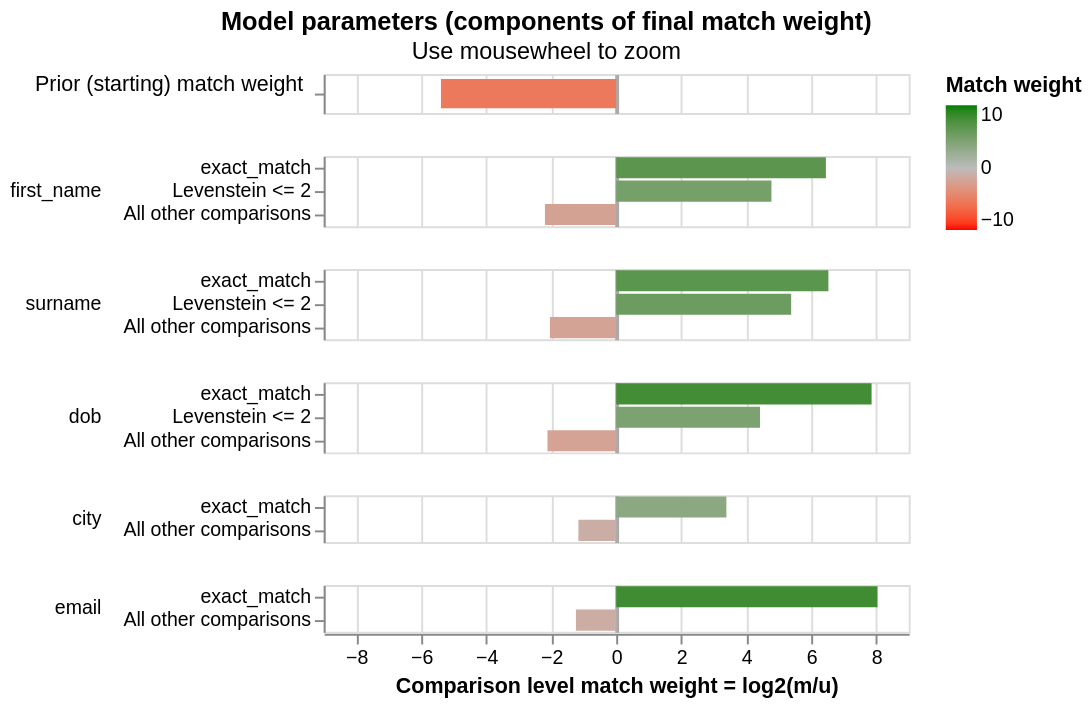

Notebook cell for this chart:
### Code cell
linker.visualisations.match_weights_chart()

### Figure 1 — Vega-Lite specification as saved in the notebook (floating-point values rounded to 4 significant figures)
{"config": {"view": {"continuousWidth": 300, "continuousHeight": 300, "discreteHeight": 60, "discreteWidth": 400}, "header": {"title": null}, "mark": {"tooltip": null}, "title": {"anchor": "middle"}}, "vconcat": [{"mark": {"type": "bar", "clip": true, "height": 15}, "encoding": {"color": {"field": "log2_bayes_factor", "scale": {"domain": [-10, 0, 10], "interpolate": "lab", "range": ["red", "#bbbbbb", "green"]}, "title": "Match weight", "type": "quantitative"}, "tooltip": [{"field": "comparison_name", "title": "Comparison name", "type": "nominal"}, {"field": "probability_two_random_records_match", "format": ".4f", "title": "Probability two random records match", "type": "nominal"}, {"field": "log2_bayes_factor", "format": ",.4f", "title": "Equivalent match weight", "type": "quantitative"}, {"field": "bayes_factor_description", "title": "Match weight description", "type": "nominal"}], "x": {"axis": {"domain": false, "gridColor": {"condition": {"test": "abs(datum.value / 10)  <= 1 & datum.value % 10 === 0", "value": "#aaa"}, "value": "#ddd"}, "gridDash": {"condition": {"test": "abs(datum.value / 10) == 1", "value": [3]}, "value": null}, "gridWidth": {"condition": {"test": "abs(datum.value / 10)  <= 1 & datum.value % 10 === 0", "value": 2}, "value": 1}, "labels": false, "ticks": false, "title": ""}, "field": "log2_bayes_factor", "scale": {"domain": [-9, 9]}, "type": "quantitative"}, "y": {"axis": {"title": "Prior (starting) match weight", "titleAlign": "right", "titleAngle": 0, "titleFontWeight": "normal"}, "field": "label_for_charts", "sort": {"field": "comparison_vector_value", "order": "descending"}, "type": "nominal"}}, "height": 20, "transform": [{"filter": "(datum.comparison_name == 'probability_two_random_records_match')"}]}, {"mark": {"type": "bar", "clip": true}, "encoding": {"color": {"field": "log2_bayes_factor", "scale": {"domain": [-10, 0, 10], "interpolate": "lab", "range": ["red", "#bbbbbb", "green"]}, "title": "Match weight", "type": "quantitative"}, "row": {"field": "comparison_name", "header": {"labelAlign": "left", "labelAnchor": "middle", "labelAngle": 0}, "sort": {"field": "comparison_sort_order"}, "type": "nominal"}, "tooltip": [{"field": "comparison_name", "title": "Comparison name", "type": "nominal"}, {"field": "label_for_charts", "title": "Label", "type": "ordinal"}, {"field": "sql_condition", "title": "SQL condition", "type": "nominal"}, {"field": "m_probability", "format": ".10~g", "title": "M probability", "type": "quantitative"}, {"field": "u_probability", "format": ".10~g", "title": "U probability", "type": "quantitative"}, {"field": "bayes_factor", "format": ",.6f", "title": "Bayes factor = m/u", "type": "quantitative"}, {"field": "log2_bayes_factor", "format": ".4~g", "title": "Match weight = log2(m/u)", "type": "quantitative"}, {"field": "bayes_factor_description", "title": "Match weight description", "type": "nominal"}, {"field": "m_probability_description", "title": "m probability description", "type": "nominal"}, {"field": "u_probability_description", "title": "u probability description", "type": "nominal"}], "x": {"axis": {"gridColor": {"condition": {"test": "abs(datum.value / 10)  <= 1 & datum.value % 10 === 0", "value": "#aaa"}, "value": "#ddd"}, "gridDash": {"condition": {"test": "abs(datum.value / 10) == 1", "value": [3]}, "value": null}, "gridWidth": {"condition": {"test": "abs(datum.value / 10)  <= 1 & datum.value % 10 === 0", "value": 2}, "value": 1}, "title": "Comparison level match weight = log2(m/u)"}, "field": "log2_bayes_factor", "scale": {"domain": [-9, 9]}, "type": "quantitative"}, "y": {"axis": {"title": null}, "field": "label_for_charts", "sort": {"field": "comparison_vector_value", "order": "descending"}, "type": "nominal"}}, "height": {"step": 12}, "resolve": {"axis": {"y": "independent"}, "scale": {"y": "independent"}}, "transform": [{"filter": "(datum.comparison_name != 'probability_two_random_records_match')"}]}], "data": {"name": "data-6ca003966979c2a5e8a5b32928529046"}, "params": [{"name": "mouse_zoom", "select": {"type": "interval", "encodings": ["x"]}, "bind": "scales", "views": []}], "resolve": {"axis": {"y": "independent"}, "scale": {"y": "independent"}}, "title": {"text": "Model parameters (components of final match weight)", "subtitle": "Use mousewheel to zoom"}, "$schema": "https://vega.github.io/schema/vega-lite/v5.9.3.json", "datasets": {"data-6ca003966979c2a5e8a5b32928529046": [{"comparison_name": "probability_two_random_records_match", "sql_condition": null, "label_for_charts": "", "m_probability": null, "u_probability": null, "m_probability_description": null, "u_probability_description": null, "has_tf_adjustments": false, "tf_adjustment_column": null, "tf_adjustment_weight": null, "is_null_level": false, "bayes_factor": 0.02382, "log2_bayes_factor": -5.392, "comparison_vector_value": 0, "max_comparison_vector_value": 0, "bayes_factor_description": "The probability that two random records drawn at random match is 0.023 or one in  43.0 records.This is equivalent to a starting match weight of -5.392.", "probability_two_random_records_match": 0.02326, "comparison_sort_order": -1}, {"comparison_name": "first_name", "sql_condition": "first_name_l = first_name_r", "label_for_charts": "exact_match", "m_probability": 0.5074, "u_probability": 0.005794, "m_probability_description": "Amongst matching record comparisons, 50.74% of records (i.e. one in 1.971) are in the exact_match comparison level", "u_probability_description": "Amongst non-matching record comparisons, 0.5794% of records (i.e. one in 173) are in the exact_match comparison level", "has_tf_adjustments": true, "tf_adjustment_column": "first_name", "tf_adjustment_weight": 1.0, "is_null_level": false, "bayes_factor": 87.57, "log2_bayes_factor": 6.452, "comparison_vector_value": 2, "max_comparison_vector_value": 2, "bayes_factor_description": "If comparison level is `exact_match` then comparison is 87.57 times more likely to be a match", "probability_two_random_records_match": 0.02326, "comparison_sort_order": 0}, {"comparison_name": "first_name", "sql_condition": "levenshtein(first_name_l, first_name_r) <= 2", "label_for_charts": "Levenstein <= 2", "m_probability": 0.2774, "u_probability": 0.01012, "m_probability_description": "Amongst matching record comparisons, 27.74% of records (i.e. one in 3.605) are in the levenstein <= 2 comparison level", "u_probability_description": "Amongst non-matching record comparisons, 1.012% of records (i.e. one in 98.82) are in the levenstein <= 2 comparison level", "has_tf_adjustments": false, "tf_adjustment_column": null, "tf_adjustment_weight": 1.0, "is_null_level": false, "bayes_factor": 27.41, "log2_bayes_factor": 4.777, "comparison_vector_value": 1, "max_comparison_vector_value": 2, "bayes_factor_description": "If comparison level is `levenstein <= 2` then comparison is 27.41 times more likely to be a match", "probability_two_random_records_match": 0.02326, "comparison_sort_order": 0}, {"comparison_name": "first_name", "sql_condition": "ELSE", "label_for_charts": "All other comparisons", "m_probability": 0.2153, "u_probability": 0.9841, "m_probability_description": "Amongst matching record comparisons, 21.53% of records (i.e. one in 4.645) are in the all other comparisons comparison level", "u_probability_description": "Amongst non-matching record comparisons, 98.41% of records (i.e. one in 1.016) are in the all other comparisons comparison level", "has_tf_adjustments": false, "tf_adjustment_column": null, "tf_adjustment_weight": 1.0, "is_null_level": false, "bayes_factor": 0.2188, "log2_bayes_factor": -2.193, "comparison_vector_value": 0, "max_comparison_vector_value": 2, "bayes_factor_description": "If comparison level is `all other comparisons` then comparison is 4.571 times less likely to be a match", "probability_two_random_records_match": 0.02326, "comparison_sort_order": 0}, {"comparison_name": "surname", "sql_condition": "surname_l = surname_r", "label_for_charts": "exact_match", "m_probability": 0.4518, "u_probability": 0.00489, "m_probability_description": "Amongst matching record comparisons, 45.18% of records (i.e. one in 2.214) are in the exact_match comparison level", "u_probability_description": "Amongst non-matching record comparisons, 0.489% of records (i.e. one in 204) are in the exact_match comparison level", "has_tf_adjustments": true, "tf_adjustment_column": "surname", "tf_adjustment_weight": 1.0, "is_null_level": false, "bayes_factor": 92.39, "log2_bayes_factor": 6.53, "comparison_vector_value": 2, "max_comparison_vector_value": 2, "bayes_factor_description": "If comparison level is `exact_match` then comparison is 92.39 times more likely to be a match", "probability_two_random_records_match": 0.02326, "comparison_sort_order": 1}, {"comparison_name": "surname", "sql_condition": "levenshtein(surname_l, surname_r) <= 2", "label_for_charts": "Levenstein <= 2", "m_probability": 0.3078, "u_probability": 0.007374, "m_probability_description": "Amongst matching record comparisons, 30.78% of records (i.e. one in 3.249) are in the levenstein <= 2 comparison level", "u_probability_description": "Amongst non-matching record comparisons, 0.7374% of records (i.e. one in 136) are in the levenstein <= 2 comparison level", "has_tf_adjustments": false, "tf_adjustment_column": null, "tf_adjustment_weight": 1.0, "is_null_level": false, "bayes_factor": 41.74, "log2_bayes_factor": 5.384, "comparison_vector_value": 1, "max_comparison_vector_value": 2, "bayes_factor_description": "If comparison level is `levenstein <= 2` then comparison is 41.74 times more likely to be a match", "probability_two_random_records_match": 0.02326, "comparison_sort_order": 1}, {"comparison_name": "surname", "sql_condition": "ELSE", "label_for_charts": "All other comparisons", "m_probability": 0.2404, "u_probability": 0.9877, "m_probability_description": "Amongst matching record comparisons, 24.04% of records (i.e. one in 4.159) are in the all other comparisons comparison level", "u_probability_description": "Amongst non-matching record comparisons, 98.77% of records (i.e. one in 1.012) are in the all other comparisons comparison level", "has_tf_adjustments": false, "tf_adjustment_column": null, "tf_adjustment_weight": 1.0, "is_null_level": false, "bayes_factor": 0.2434, "log2_bayes_factor": -2.039, "comparison_vector_value": 0, "max_comparison_vector_value": 2, "bayes_factor_description": "If comparison level is `all other comparisons` then comparison is 4.108 times less likely to be a match", "probability_two_random_records_match": 0.02326, "comparison_sort_order": 1}, {"comparison_name": "dob", "sql_condition": "dob_l = dob_r", "label_for_charts": "exact_match", "m_probability": 0.4055, "u_probability": 0.001748, "m_probability_description": "Amongst matching record comparisons, 40.55% of records (i.e. one in 2.466) are in the exact_match comparison level", "u_probability_description": "Amongst non-matching record comparisons, 0.1748% of records (i.e. one in 572) are in the exact_match comparison level", "has_tf_adjustments": true, "tf_adjustment_column": "dob", "tf_adjustment_weight": 1.0, "is_null_level": false, "bayes_factor": 232.0, "log2_bayes_factor": 7.858, "comparison_vector_value": 2, "max_comparison_vector_value": 2, "bayes_factor_description": "If comparison level is `exact_match` then comparison is 232 times more likely to be a match", "probability_two_random_records_match": 0.02326, "comparison_sort_order": 2}, {"comparison_name": "dob", "sql_condition": "levenshtein(dob_l, dob_r) <= 2", "label_for_charts": "Levenstein <= 2", "m_probability": 0.3679, "u_probability": 0.01712, "m_probability_description": "Amongst matching record comparisons, 36.79% of records (i.e. one in 2.718) are in the levenstein <= 2 comparison level", "u_probability_description": "Amongst non-matching record comparisons, 1.712% of records (i.e. one in 58.41) are in the levenstein <= 2 comparison level", "has_tf_adjustments": false, "tf_adjustment_column": null, "tf_adjustment_weight": 1.0, "is_null_level": false, "bayes_factor": 21.49, "log2_bayes_factor": 4.426, "comparison_vector_value": 1, "max_comparison_vector_value": 2, "bayes_factor_description": "If comparison level is `levenstein <= 2` then comparison is 21.49 times more likely to be a match", "probability_two_random_records_match": 0.02326, "comparison_sort_order": 2}, {"comparison_name": "dob", "sql_condition": "ELSE", "label_for_charts": "All other comparisons", "m_probability": 0.2265, "u_probability": 0.9811, "m_probability_description": "Amongst matching record comparisons, 22.65% of records (i.e. one in 4.414) are in the all other comparisons comparison level", "u_probability_description": "Amongst non-matching record comparisons, 98.11% of records (i.e. one in 1.019) are in the all other comparisons comparison level", "has_tf_adjustments": false, "tf_adjustment_column": null, "tf_adjustment_weight": 1.0, "is_null_level": false, "bayes_factor": 0.2309, "log2_bayes_factor": -2.115, "comparison_vector_value": 0, "max_comparison_vector_value": 2, "bayes_factor_description": "If comparison level is `all other comparisons` then comparison is 4.331 times less likely to be a match", "probability_two_random_records_match": 0.02326, "comparison_sort_order": 2}, {"comparison_name": "city", "sql_condition": "city_l = city_r", "label_for_charts": "exact_match", "m_probability": 0.5782, "u_probability": 0.05515, "m_probability_description": "Amongst matching record comparisons, 57.82% of records (i.e. one in 1.729) are in the exact_match comparison level", "u_probability_description": "Amongst non-matching record comparisons, 5.515% of records (i.e. one in 18.13) are in the exact_match comparison level", "has_tf_adjustments": true, "tf_adjustment_column": "city", "tf_adjustment_weight": 1.0, "is_null_level": false, "bayes_factor": 10.48, "log2_bayes_factor": 3.39, "comparison_vector_value": 1, "max_comparison_vector_value": 1, "bayes_factor_description": "If comparison level is `exact_match` then comparison is 10.48 times more likely to be a match", "probability_two_random_records_match": 0.02326, "comparison_sort_order": 3}, {"comparison_name": "city", "sql_condition": "ELSE", "label_for_charts": "All other comparisons", "m_probability": 0.4218, "u_probability": 0.9449, "m_probability_description": "Amongst matching record comparisons, 42.18% of records (i.e. one in 2.371) are in the all other comparisons comparison level", "u_probability_description": "Amongst non-matching record comparisons, 94.49% of records (i.e. one in 1.058) are in the all other comparisons comparison level", "has_tf_adjustments": false, "tf_adjustment_column": null, "tf_adjustment_weight": 1.0, "is_null_level": false, "bayes_factor": 0.4464, "log2_bayes_factor": -1.164, "comparison_vector_value": 0, "max_comparison_vector_value": 1, "bayes_factor_description": "If comparison level is `all other comparisons` then comparison is 2.24 times less likely to be a match", "probability_two_random_records_match": 0.02326, "comparison_sort_order": 3}, {"comparison_name": "email", "sql_condition": "email_l = email_r", "label_for_charts": "exact_match", "m_probability": 0.5775, "u_probability": 0.002194, "m_probability_description": "Amongst matching record comparisons, 57.75% of records (i.e. one in 1.732) are in the exact_match comparison level", "u_probability_description": "Amongst non-matching record comparisons, 0.2194% of records (i.e. one in 456) are in the exact_match comparison level", "has_tf_adjustments": true, "tf_adjustment_column": "email", "tf_adjustment_weight": 1.0, "is_null_level": false, "bayes_factor": 263.2, "log2_bayes_factor": 8.04, "comparison_vector_value": 1, "max_comparison_vector_value": 1, "bayes_factor_description": "If comparison level is `exact_match` then comparison is 263 times more likely to be a match", "probability_two_random_records_match": 0.02326, "comparison_sort_order": 4}, {"comparison_name": "email", "sql_condition": "ELSE", "label_for_charts": "All other comparisons", "m_probability": 0.4225, "u_probability": 0.9978, "m_probability_description": "Amongst matching record comparisons, 42.25% of records (i.e. one in 2.367) are in the all other comparisons comparison level", "u_probability_description": "Amongst non-matching record comparisons, 99.78% of records (i.e. one in 1.002) are in the all other comparisons comparison level", "has_tf_adjustments": false, "tf_adjustment_column": null, "tf_adjustment_weight": 1.0, "is_null_level": false, "bayes_factor": 0.4234, "log2_bayes_factor": -1.24, "comparison_vector_value": 0, "max_comparison_vector_value": 1, "bayes_factor_description": "If comparison level is `all other comparisons` then comparison is 2.362 times less likely to be a match", "probability_two_random_records_match": 0.02326, "comparison_sort_order": 4}]}}
